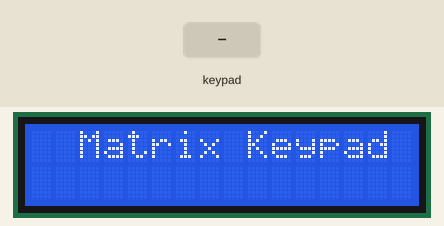
A program run on a simulated ATmega32, built with avr-gcc and emulated at 1 MHz. On the bench: 16×2 character LCD. Wiring (inferred from the signals the program sends): 4×4 keypad with keys 1 2 3 A 4 5 6 B 7 8 9 C * 0 # D (labels assumed): rows PA7, PA6, PA5, PA4; columns PA3, PA2, PA1, PA0. Wiring (inferred from the names in the program): character LCD (HD44780): RS PD4; R/W PD5; E PD6; data PC4, PC5, PC6, PC7. Inputs (shaded band) come from the test bench.

Above: at 1.2 s.
1.3 s: keypad keys 1 2 3 4 pressed 0.4 s apart
At 3.2 s:
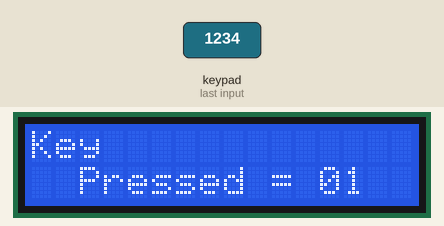
4.4 s: key 'A' pressed
At 5.6 s:
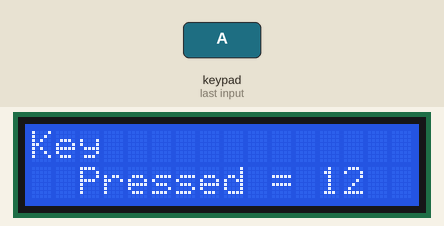
5.9 s: key '5' pressed
At 6.8 s:
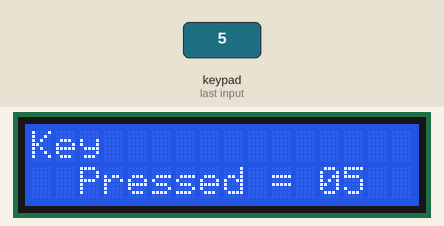
7.4 s: keypad keys 1 2 3 4 # pressed 0.4 s apart
At 10.2 s:
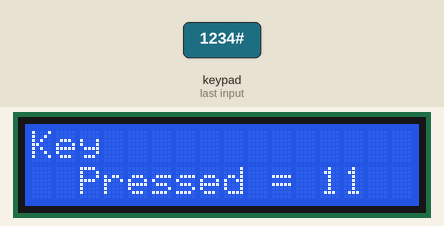
Timing chart, 0 to 11.7 s (numbered marks = the images above; inputs shaded):
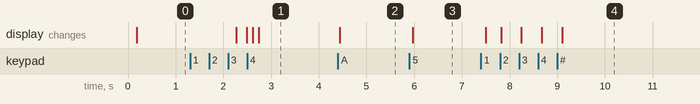

The program:

06_KeypadMatrix4x4.c
```c
/*
 * ---------------------------------------------------------------- *
 	Project Name: 4x4 Matrix Keypad Interfacing

	Brief: 	This project aims to read inputs from 4x4 Matrix keypad
			and show pressed key value on a 16x2 LCD display
 * ---------------------------------------------------------------- *

 * ---------------------------------------------------------------- *
 	Target MCU: ATMega32A, F_CPU=1000000UL
	High Fuse: 0xD9, Low Fuse: 0xE1
	Resource Used: PORTA, PORTC, PORTD
 * ---------------------------------------------------------------- *

 * ---------------------------------------------------------------- *
							Connections

		PD4									LCD RS
		PD5									LCD R/W
		PD6									LCD E
		PC7:PC4								LCD Data (D7:D4)
		PA3:PA0								Keypad Rows (3:0)
		PA7:PA4								Keypad Columns (3:0)

	NB: MCU Power pins, RESET pin, LCD Power pins, LCD Contrast pin
		LCD Back-light LED pins should connect properly

 * ---------------------------------------------------------------- *

 */

/* --------------------- Defined Symbols --------------------------*/
#define NO_KEY			0xFF

#define ROW_SIZE		4
#define COLUMN_SIZE		4
/* ----------------------------------------------------------------*/


#include <avr/io.h>

// Include user library for LCD
#include "lcdlib/lcd_lib.h"

/* ------------------ Function Prototypes -------------------------*/
static uint8_t getKeyPressed(void);
/* ----------------------------------------------------------------*/

/* -------------------- Global Variables --------------------------*/
/* ----------------------------------------------------------------*/

int main(void) {
	uint8_t key_value = NO_KEY;
	// Power up delay to stabilize LCD
	_delay_ms(100);

	// PORTA (PA7:PA0) as GPIO Input
	// Internal Pull-up enable @ matrix rows (PA3:PA0)
	// High-Z enable @ matrix columns (PA7:PA4)
    DDRA = 0x00;
	PORTA |= 0x0F;

	// Initialize LCD, print welcome message, wait 2 secs
	LCDinit();
	LCDWriteStringXY(2, 0, "Matrix Keypad");
	_delay_ms(2000);

	// Clear LCD, Show the "Key Pressed = " message
	LCDclr();
	LCDWriteStringXY(0, 0, "Key");
	LCDWriteStringXY(2, 1, "Pressed = ");

    while (1) {
		// Call getKeyPress to see if any key is pressed
		key_value = getKeyPressed();

		// If key is pressed then show its value on LCD
		if(key_value != NO_KEY) {
			LCDWriteIntXY(12, 1, key_value, 2);
		}

		// Delay of 100 ms
		_delay_ms(100);
	}
}

/* ------------------------------------------------------

 *  Function: static uint8_t getKeyPressed(void)

 *	Used to get input from keypad

 *						Arguments
		None

 *						Return
		15:0 					corresponding key pressed
		0xFF					No key pressed
 --------------------------------------------------------*/

static uint8_t getKeyPressed(void) {
	uint8_t row, column;

	// Internal Pull-up enable @ matrix rows (PA3:PA0)
	// High-Z enable @ matrix columns (PA7:PA4)
	PORTA |= 0X0F;

	for(column = 0; column < COLUMN_SIZE; column++) {
		// De-select column, i,e all are inputs
		DDRA &= 0x00;

		//Select a column to make corresponding pin OUTPUT LOW
		DDRA |= (0X80 >> column);

		// Scan Rows
		for(row = 0; row < ROW_SIZE; row++) {

			// Check if key pressed
			if(! (PINA & ( 0X08 >> row)) ) {
				// if pressed return the corresponding value
				return ( (row*COLUMN_SIZE)+column);
			}
		}
	}

	// If no key pressed, return NO_KEY (0xFF) which indicated no key pressed
	return NO_KEY;
}
```

lcd_lib.c
```c
#include <avr/io.h>
#include <inttypes.h>
#include <util/delay.h>
#include <avr/pgmspace.h>
#include "lcd_lib.h"

static void LCDMix_4Bit(uint8_t data);

static void LCDMix_4Bit(uint8_t data)
{
  if((data) & (0b10000000))
  {
	  LDPD7 |= 1 << LCD_D7;
  }
  else
  {
	  LDPD7 &= ~(1 << LCD_D7);
  }

  if((data) & (0b01000000))
  {
	  LDPD6 |= 1 << LCD_D6;
  }
  else
  {
	  LDPD6 &= ~(1 << LCD_D6);
  }

  if((data) & (0b00100000))
  {
	  LDPD5 |= 1 << LCD_D5;
  }
  else
  {
	  LDPD5 &= ~(1 << LCD_D5);
  }

  if((data) & (0b00010000))
  {
	  LDPD4 |= 1 << LCD_D4;
  }
  else LDPD4 &= ~(1 << LCD_D4);
}

void LCDinit(void)	//Initializes LCD
{
	_delay_ms(15);

	//zero to data pins
	LCDMix_4Bit(0b00000000);

	//zero to control pins
	LDPRS &= ~(1 << LCD_RS);
	LDPRW &= ~(1 << LCD_RW);
	LDPE &= ~(1 << LCD_E);

	//set data direction
	LDDD4 |= 1 << LCD_D4;
	LDDD5 |= 1 << LCD_D5;
	LDDD6 |= 1 << LCD_D6;
	LDDD7 |= 1 << LCD_D7;

	//control direction pins
	LDDRS |= 1 << LCD_RS;
	LDDRW |= 1 << LCD_RW;
	LDDE |= 1 << LCD_E;

	//---------one------
	LCDMix_4Bit(0b00110000);
	LDPE |= 1 << LCD_E;
	_delay_ms(1);

	LDPE &= ~(1 << LCD_E);
	_delay_ms(1);

	//-----------two-----------
	LCDMix_4Bit(0b00110000);
	LDPE |= 1 << LCD_E;
	_delay_ms(1);

	LDPE &= ~(1 << LCD_E);
	_delay_ms(1);

	//-------three-------------
	LCDMix_4Bit(0b00100000);
	LDPE |= 1 << LCD_E;
	_delay_ms(1);

	LDPE &= ~(1 << LCD_E);
	_delay_ms(1);

	//--------4 bit--dual line---------------
	LCDsendCommand(0b00101000);

	//-----increment address, invisible cursor shift------
	LCDsendCommand(0b00001100);
}

void LCDsendChar(uint8_t ch)	//Sends Char to LCD
{
	LCDMix_4Bit(ch & 0b11110000);
	LDPRS |= 1 << LCD_RS;
	LDPE |= 1 << LCD_E;
	_delay_ms(1);

	LDPE &= ~(1 << LCD_E);
	LDPRS &= ~(1 << LCD_RS);
	_delay_ms(1);

	LCDMix_4Bit((ch & 0b00001111) << 4);
	LDPRS |= 1 << LCD_RS;
	LDPE |= 1 << LCD_E;
	_delay_ms(1);

	LDPE &= ~(1 << LCD_E);
	LDPRS &= ~(1 << LCD_RS);
	_delay_ms(1);
}

void LCDsendCommand(uint8_t cmd)	//Sends Command to LCD
{
	LCDMix_4Bit(cmd & 0b11110000);
	LDPE |= 1 << LCD_E;
	_delay_ms(1);

	LDPE &= ~(1 << LCD_E);
	_delay_ms(1);

	LCDMix_4Bit((cmd & 0b00001111) << 4);
	LDPE |= 1 << LCD_E;
	_delay_ms(1);

	LDPE &= ~(1 << LCD_E);
	_delay_ms(1);
}

void LCDclr(void)	//Clears LCD
{
	LCDsendCommand(1 << LCD_CLR);
}

void LCDhome(void)	//LCD cursor home
{
	LCDsendCommand( 1 << LCD_HOME);
}

void LCDstring(uint8_t* data, uint8_t nBytes)	//Outputs string to LCD
{
	register uint8_t i;		//check to make sure we have a good pointer

	if(!data)
	{
		return;
	}
	// print data
	for(i = 0; i < nBytes; i++)
	{
		LCDsendChar(data[i]);
	}
}

void LCDGotoXY(uint8_t x, uint8_t y)	//Cursor to X Y position
{
	register uint8_t DDRAMAddr;		//remap lines into proper order

	switch(y)
	{
		case 0: DDRAMAddr = LCD_LINE0_DDRAMADDR + x; break;
		case 1: DDRAMAddr = LCD_LINE1_DDRAMADDR + x; break;
		case 2: DDRAMAddr = LCD_LINE2_DDRAMADDR + x; break;
		case 3: DDRAMAddr = LCD_LINE3_DDRAMADDR + x; break;
		default: DDRAMAddr = LCD_LINE0_DDRAMADDR + x;
	}

	LCDsendCommand((1 << LCD_DDRAM) | DDRAMAddr);	//set data address
}

//Copies string from flash memory to LCD at x y position
//const uint8_t welcomeln1[] PROGMEM="AVR LCD DEMO\0";
//CopyStringtoLCD(welcomeln1, 3, 1);
void CopyStringtoLCD(const uint8_t *FlashLoc, uint8_t x, uint8_t y)
{
	uint8_t i;

	LCDGotoXY(x, y);

	for(i = 0; (uint8_t)pgm_read_byte(&FlashLoc[i]); i++)
	{
		LCDsendChar((uint8_t)pgm_read_byte(&FlashLoc[i]));
	}
}

void LCDdefinechar(const uint8_t *pc,uint8_t char_code)
{
	uint8_t a, pcc;
	uint16_t i;

	a = (char_code << 3) | 0x40;

	for(i = 0; i < 8; i++)
	{
		pcc = pgm_read_byte(&pc[i]);
		LCDsendCommand(a++);
		LCDsendChar(pcc);
	}
}

void LCDshiftLeft(uint8_t n)	//Scroll n of characters Right
{
	for(uint8_t i = 0; i < n; i++)
	{
		LCDsendCommand(0x1E);
	}
}

void LCDshiftRight(uint8_t n)	//Scroll n of characters Left
{
	for(uint8_t i = 0; i < n; i++)
	{
		LCDsendCommand(0x18);
	}
}

void LCDcursorOn(void)	//displays LCD cursor
{
	LCDsendCommand(0x0E);
}

void LCDcursorOnBlink(void)		//displays LCD blinking cursor
{
	LCDsendCommand(0x0F);
}

void LCDcursorOFF(void)		//turns OFF cursor
{
	LCDsendCommand(0x0C);
}

void LCDblank(void)		//blanks LCD
{
	LCDsendCommand(0x08);
}

void LCDvisible(void)	//Shows LCD
{
	LCDsendCommand(0x0C);
}

void LCDcursorLeft(uint8_t n)	//Moves cursor by n positions left
{
	for(uint8_t i = 0; i < n; i++)
	{
		LCDsendCommand(0x10);
	}
}

void LCDcursorRight(uint8_t n)	//Moves cursor by n positions left
{
	for(uint8_t i = 0; i < n; i++)
	{
		LCDsendCommand(0x14);
	}
}


void LCDWriteInt(int val, unsigned int field_length)  ///////////////////
{
	char str[5] = {0, 0, 0, 0, 0};
	int i = 4;

	while(val)
	{
		str[i] = val % 10;
		val = val / 10;
		i--;
	}

	for(i = (5 - field_length); i < 5; i++)
	{
		LCDsendChar(48 + str[i]);
	}
}

void LCDWriteString(const char *msg)
{
	/*****************************************************************
	This function Writes a given string to lcd at the current cursor location.
	Arguments:
	msg: a null terminated string to print
	*****************************************************************/
	while(*msg!='\0')
	{
		LCDsendChar(*msg);
		msg++;
	}
}
```

lcd_lib.h
```c
#include <avr/io.h>
#include <inttypes.h>
#include <util/delay.h>
#include <avr/pgmspace.h>

//Customize this portion according to your hardware
//**************************************************
#define LCD_RS	4 	//define MCU pin connected to LCD RS
#define LCD_RW	5 	//define MCU pin connected to LCD R/W
#define LCD_E	6	//define MCU pin connected to LCD E

#define LCD_D4	4	//define MCU pin connected to LCD D4
#define LCD_D5	5	//define MCU pin connected to LCD D5
#define LCD_D6	6	//define MCU pin connected to LCD D6
#define LCD_D7	7	//define MCU pin connected to LCD D7

#define LDPRS PORTD		//RS pin assignment
#define LDDRS DDRD

#define LDPRW PORTD		//RW pin assignment
#define LDDRW DDRD

#define LDPE PORTD		//E pin assignment
#define LDDE DDRD

#define LDPD4 PORTC		//D4 pin assignment
#define LDDD4 DDRC

#define LDPD5 PORTC		//D5 pin assignment
#define LDDD5 DDRC

#define LDPD6 PORTC		//D6 pin assignment
#define LDDD6 DDRC

#define LDPD7 PORTC		//D7 pin assignment
#define LDDD7 DDRC
//**************************************************

//*********************************************************
#define LCD_CLR             0	//DB0: clear display
#define LCD_HOME            1	//DB1: return to home position
#define LCD_ENTRY_MODE      2	//DB2: set entry mode
#define LCD_ENTRY_INC       1	//DB1: increment
#define LCD_ENTRY_SHIFT     0	//DB2: shift
#define LCD_ON_CTRL         3	//DB3: turn LCD/cursor on
#define LCD_ON_DISPLAY      2	//DB2: turn display on
#define LCD_ON_CURSOR       1	//DB1: turn cursor on
#define LCD_ON_BLINK        0	//DB0: blinking cursor
#define LCD_MOVE            4	//DB4: move cursor/display
#define LCD_MOVE_DISP       3	//DB3: move display (0-> move cursor)
#define LCD_MOVE_RIGHT      2	//DB2: move right (0-> left)
#define LCD_FUNCTION        5	//DB5: function set
#define LCD_FUNCTION_8BIT   4	//DB4: set 8BIT mode (0->4BIT mode)
#define LCD_FUNCTION_2LINES 3	//DB3: two lines (0->one line)
#define LCD_FUNCTION_10DOTS 2	//DB2: 5x10 font (0->5x7 font)
#define LCD_CGRAM           6	//DB6: set CG RAM address
#define LCD_DDRAM           7	//DB7: set DD RAM address

//Reading:
#define LCD_BUSY            7	//DB7: LCD is busy
#define LCD_LINES			2	//visible lines
#define LCD_LINE_LENGTH		16	//line length (in characters)

//Cursor position to DDRAM mapping
#define LCD_LINE0_DDRAMADDR		0x00
#define LCD_LINE1_DDRAMADDR		0x40
#define LCD_LINE2_DDRAMADDR		0x14
#define LCD_LINE3_DDRAMADDR		0x54

#define PROGRESSPIXELS_PER_CHAR	6												//Progress bar defines
#define LCDWriteIntXY(x, y, val, fl) {LCDGotoXY(x, y);LCDWriteInt(val, fl);}	//Get int value
#define LCDWriteStringXY(x, y, msg) {LCDGotoXY(x, y);LCDWriteString(msg);}


void LCDsendChar(uint8_t);									//forms data ready to send to LCD
void LCDsendCommand(uint8_t);								//forms data ready to send to LCD
void LCDinit(void);											//Initializes LCD
void LCDclr(void);											//Clears LCD
void LCDhome(void);											//LCD cursor home
void LCDstring(uint8_t*, uint8_t);							//Outputs string to LCD
void LCDGotoXY(uint8_t, uint8_t);							//Cursor to X Y position
void CopyStringtoLCD(const uint8_t*, uint8_t, uint8_t);		//copies flash string to LCD at x,y
void LCDdefinechar(const uint8_t *,uint8_t);				//write char to LCD CGRAM
void LCDshiftRight(uint8_t);								//shift by n characters Right
void LCDshiftLeft(uint8_t);									//shift by n characters Left
void LCDcursorOn(void);										//Underline cursor ON
void LCDcursorOnBlink(void);								//Underline blinking cursor ON
void LCDcursorOFF(void);									//Cursor OFF
void LCDblank(void);										//LCD blank but not cleared
void LCDvisible(void);										//LCD visible
void LCDcursorLeft(uint8_t);								//Shift cursor left by n
void LCDcursorRight(uint8_t);								//shift cursor right by n
void LCDWriteInt(int val, unsigned int field_length);		//Move cursor to XY and print int value
void LCDWriteString(const char *msg);
```

Measured:
- after the input at 1.3 s, the display: first changes after 0.97 s (image 1 shows a later state)
- after the input at 4.4 s, the display: changes at once (image 2)
- after the input at 5.9 s, the display: changes after 0.07 s (image 3)
- after the input at 7.4 s, the display: first changes after 0.10 s (image 4 shows a later state)
